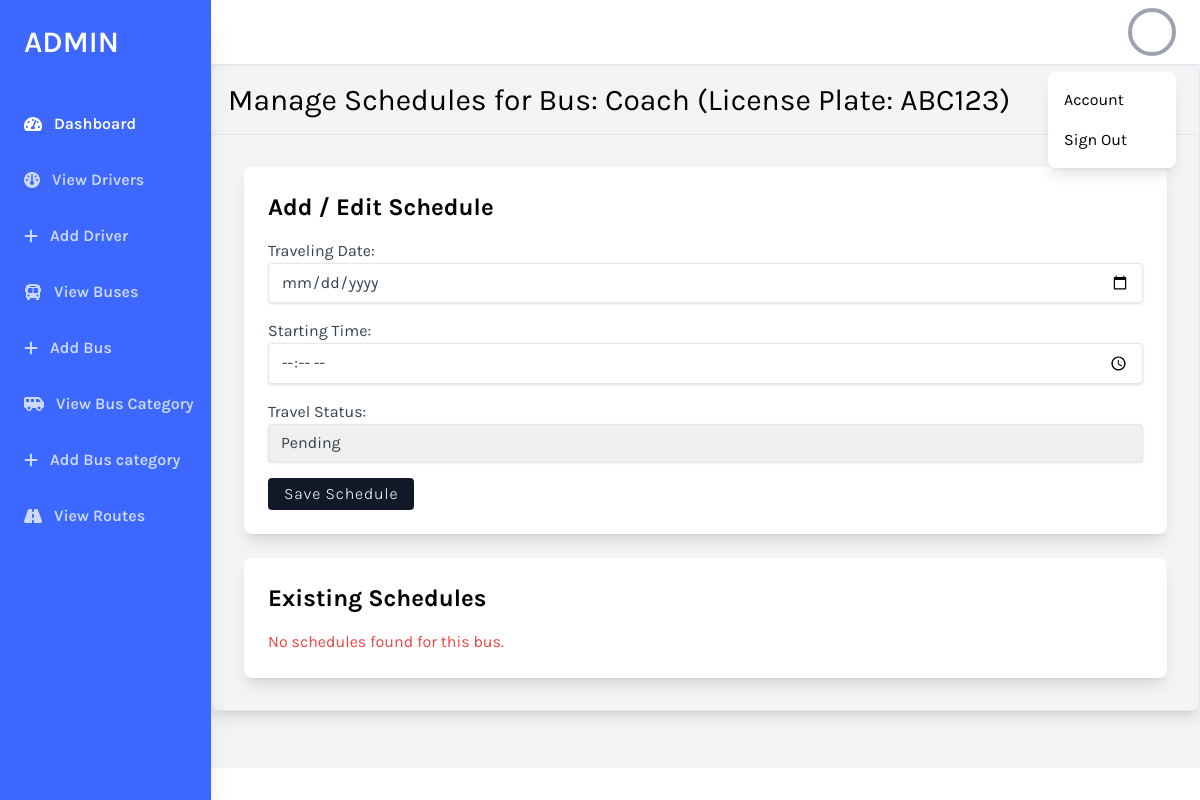
Page /admin/bus-schedule.php?bus_id=1 (signed in) on the earlier database version.
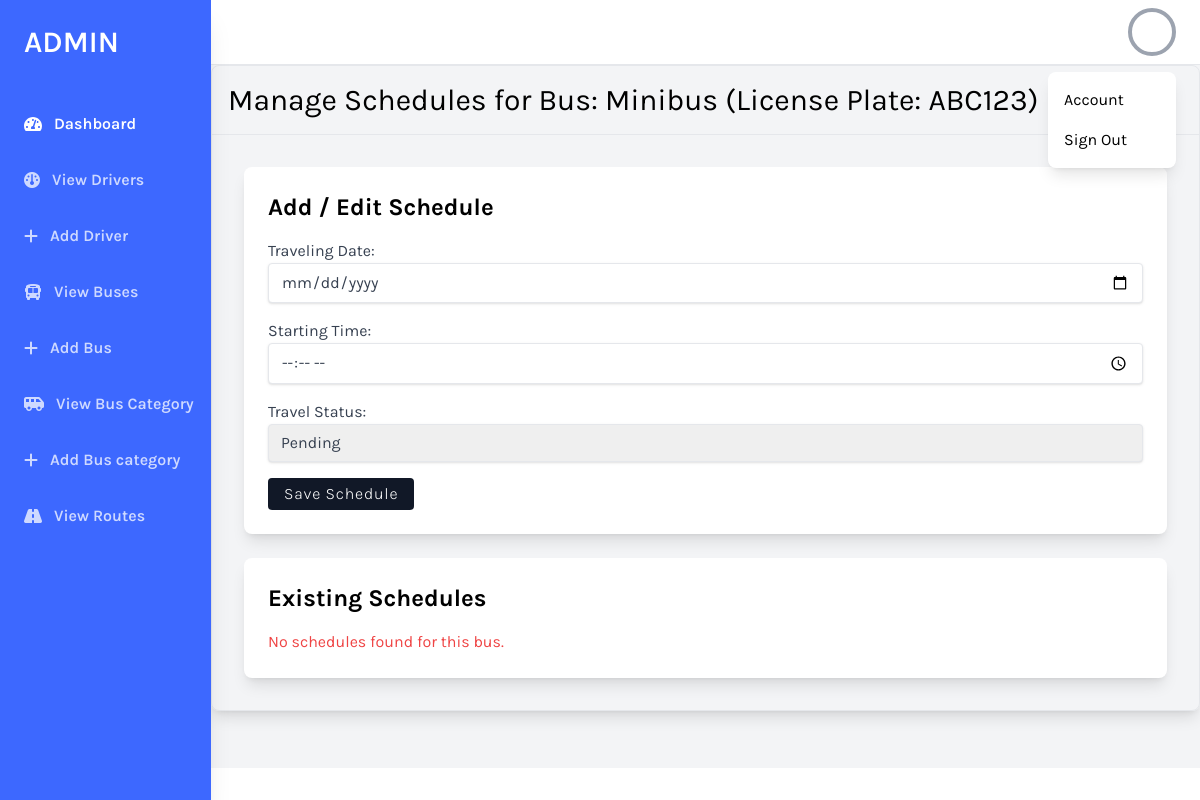
Same page on the later database version.
### tables this page shows
CREATE TABLE Bus (
    BusID INT NOT NULL AUTO_INCREMENT,
    BusLevel VARCHAR(10),
    BusType VARCHAR(20),
    LicensePlate VARCHAR(10),
    CurrentCity VARCHAR(50),
    DriverID INT,
    SeatNumbers INT,
    RouteID INT,
    BusCategoryID INT ,
    PRIMARY KEY (BusID),
    FOREIGN KEY (DriverID) REFERENCES Driver(DriverID),
    FOREIGN KEY (RouteID) REFERENCES Route(RouteID),
    FOREIGN KEY (BusCategoryID) REFERENCES BusCategory(BusCategoryID)
);

### admin/bus-schedule.php (the view, shortened to what the changed rows need)
<?php
include("../database/connection.php");
$busID = $_GET['bus_id'] ?? null;
$busQuery = "SELECT * FROM Bus WHERE BusID=$busID";
$busResult = $conn->query($busQuery);
$busData = $busResult->fetch_assoc();
?>
<!DOCTYPE html>
<html lang="en">
<head>
    <?php include("./partials/imports.php")?>
</head>
<body x-data="{thisPath:window.location.pathname , isOpen: false}" class="bg-gray-100 font-family-karla flex">
    <div class="w-full flex flex-col h-screen overflow-y-hidden">
        <div class="w-full h-screen overflow-x-hidden border-t flex flex-col">
            <main class="w-full flex-grow ">
                <section class='w-full border rounded-lg shadow-lg'>
                    <div class='p-4 border-b '>
                        <h1 class="text-3xl text-black ">Manage Schedules for Bus: <?php echo $busData['BusType']; ?> (License Plate: <?php echo $busData['LicensePlate']; ?>)</h1>
                    </div>
                    <div class="container mx-auto p-8">
                        <div class="bg-white p-6 rounded-lg shadow-lg mb-6">
                            <h2 class="text-2xl font-bold mb-4">Add / Edit Schedule</h2>
                        </div>
                        <div class="bg-white p-6 rounded-lg shadow-lg">
                            <h2 class="text-2xl font-bold mb-4">Existing Schedules</h2>
                        </div>
                    </div>
                </section>
            </main>
        </div>
    </div>
</body>
</html>

Differences in the rows shown:
changed bus "ABC123": BusType "Coach" → "Minibus"
